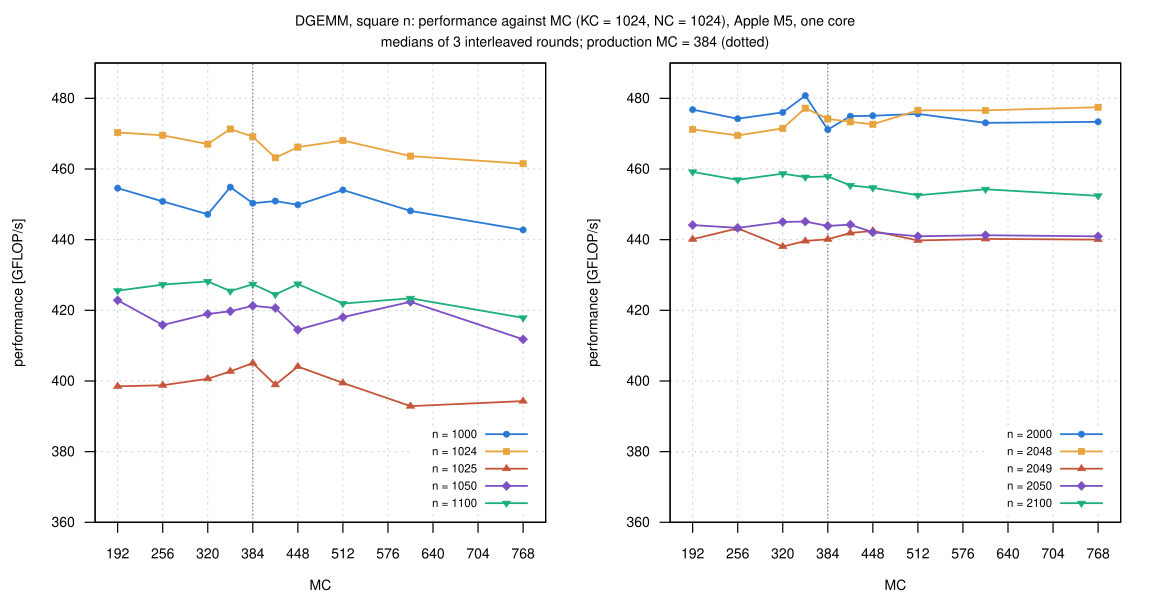

Recreate this plot in gnuplot.
load "_style.gp"
set terminal svg size 1150,600 dynamic enhanced font "Helvetica,14" background rgb "white"
set output "coarse_mc.svg"
set multiplot layout 1,2 title "DGEMM, square n: performance against MC (KC = 1024, NC = 1024), Apple M5, one core\nmedians of 3 interleaved rounds; production MC = 384 (dotted)" font ",14"
set xlabel "MC"
set ylabel "performance [GFLOP/s]"
set xrange [160:800]
set xtics 192, 64, 768
set yrange [360:490]
set key bottom right font ",11.5" spacing 1.0
set arrow 1 from 384, graph 0 to 384, graph 1 nohead ls 9
F = D."coarse.csv"
s(n) = column("NC")==1024 && column("KC")==1024 && column("n")==n ? column("gflops") : NaN
N = "1000 1024 1025 1050 1100"
plot for [i=1:5] F using "MC":(s(int(word(N,i)))) with linespoints lw 1.8 lc rgb SC[i] pt SP[i] ps 0.6 title "n = ".word(N,i)
N = "2000 2048 2049 2050 2100"
replot
unset multiplot
